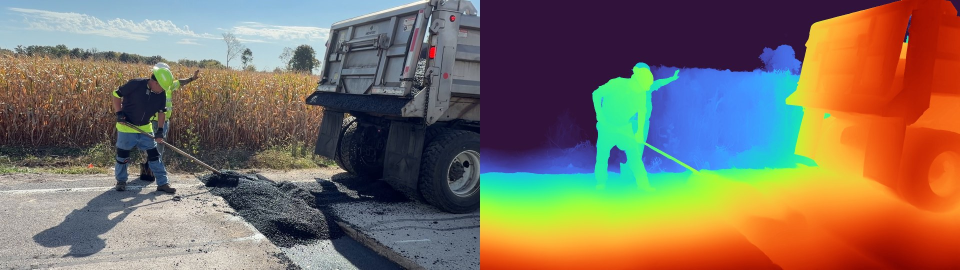
#> input picture docs/results/3142/vis_full_000400.jpg, 1920 x 540 px, given in place of 000000.png, which was not available (shown at 1/2 size)
$ python bm_bins.py
#> lines starting #> are read from the running program, lines starting #| are printed output that depends on the picture; pictures that were not available may be replaced by others from this repository, and a replacement may not be noted
### scripts/spatial/check_rectification.py
#!/usr/bin/env python3
"""Check how well a left/right pair satisfies the rectified-stereo assumptions
that Fast-FoundationStereo relies on, using dense block matching (ZNCC) rather
than sparse keypoints (sparse SIFT is unreliable on repetitive texture).

For every textured PxP patch in the LEFT image we search the RIGHT image over
x in [-DXMAX, +2] (disparity = xL - xR) and y in [-DY, +DY], keep matches with
ZNCC >= --min_ncc, refine to sub-pixel with a parabola, and report:

  * vertical offset  dy = yR - yL     (should be ~0 everywhere)
      - global median / std / fraction within 0.5, 1, 2 px
      - linear fit dy = a*y + b  (a != 0 => vertical scale mismatch between eyes,
                                   b != 0 => constant vertical shift)
      - 3x3 regional medians
  * disparity        d  = xL - xR      (should be >= 0; far content -> 0)
      - fraction of negative disparity, and the "infinity offset" d_inf
        estimated from the 10th percentile of low-texture-far candidates
        (only meaningful if the frame contains truly far content)
  * suggested correction for the RIGHT image:  y' = a*y + b  (affine, vertical
    only) so that horizontal geometry / disparity is untouched.

Usage:
  python scripts/spatial/check_rectification.py L.png R.png [--json out.json] [--plot out.png]
  python scripts/spatial/check_rectification.py --dir work/3143        # uses left/*.png right/*.png
"""
import argparse, glob, json, os, sys
import cv2
import numpy as np


def match_patches(L, R, P=48, step=64, DY=8, DXMAX=96, min_ncc=0.85, min_std=10.0):
    """Return array of rows (xL, yL, disparity, dy, ncc) for textured patches."""
    H, W = L.shape
    rows = []
    for y in range(DY + P, H - DY - P, step):
        for x in range(DXMAX + P, W - P - 2, step):
            t = L[y:y + P, x:x + P]
            if t.std() < min_std:
                continue
            win = R[y - DY:y + P + DY, x - DXMAX:x + P + 2]
            res = cv2.matchTemplate(win, t, cv2.TM_CCOEFF_NORMED)
            _, mx, _, (px, py) = cv2.minMaxLoc(res)
            if mx < min_ncc:
                continue
            # parabolic sub-pixel refinement (skip if on the border of the search window)
            if 0 < px < res.shape[1] - 1:
                a, b, c = res[py, px - 1], res[py, px], res[py, px + 1]
                sx = 0.5 * (a - c) / (a - 2 * b + c) if (a - 2 * b + c) != 0 else 0.0
            else:
                continue
            if 0 < py < res.shape[0] - 1:
                a, b, c = res[py - 1, px], res[py, px], res[py + 1, px]
                sy = 0.5 * (a - c) / (a - 2 * b + c) if (a - 2 * b + c) != 0 else 0.0
            else:
                continue
            d = DXMAX - (px + sx)       # disparity  xL - xR
            dy = (py + sy) - DY         # vertical offset yR - yL
            rows.append((x + P / 2, y + P / 2, d, dy, mx))
    return np.array(rows, dtype=np.float64).reshape(-1, 5)


# [54 lines left out: functions summarize, check_pair, print_summary, not called in this run]


# [24 lines that do not run on import are left out]

### scripts/spatial/dev/bm_bins.py
"""Model disparity vs independent ZNCC block matching, binned by disparity (plan doc §12.3).

Run from the repo root after the 2026-10-14 batch (needs work/<id>_full/{left,right}/*.png and out/disp/*.npy).
The model saw the right eye shifted by -dinf = +1 px, so block matching on the raw pair is compared as d_bm + 1.
"""
import sys
import cv2
import numpy as np

sys.path.insert(0, 'scripts/spatial')
from check_rectification import match_patches  # noqa: E402

rows = []
for v, n in [('3143', 818), ('3144', 1065), ('3145', 931), ('3142', 1869)]:
    for i in range(0, n, 60):
        L = cv2.imread(f'work/{v}_full/left/{i:06d}.png', 0).astype(np.float32)
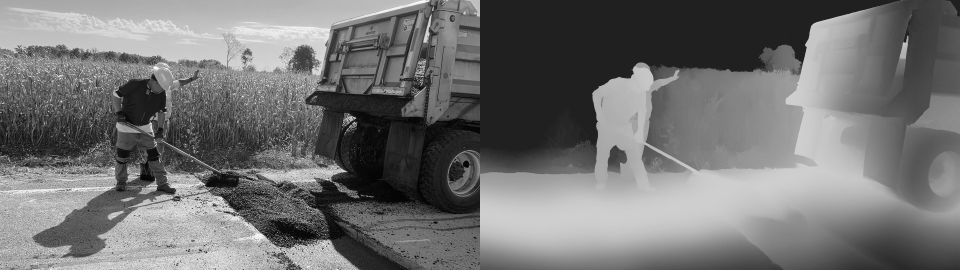
#> L: shape (540, 1920) float32 (shown at 1/2 size); min 0, max 255, mean 113.9
        R = cv2.imread(f'work/{v}_full/right/{i:06d}.png', 0).astype(np.float32)
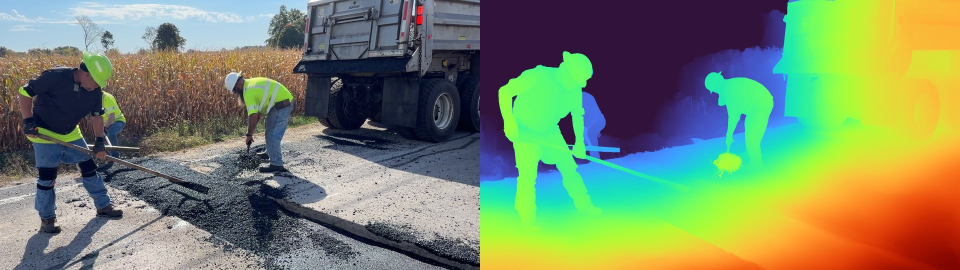
#> input picture docs/results/3142/vis_full_001400.jpg, 1920 x 540 px, given in place of 000000.png, which was not available (shown at 1/2 size)
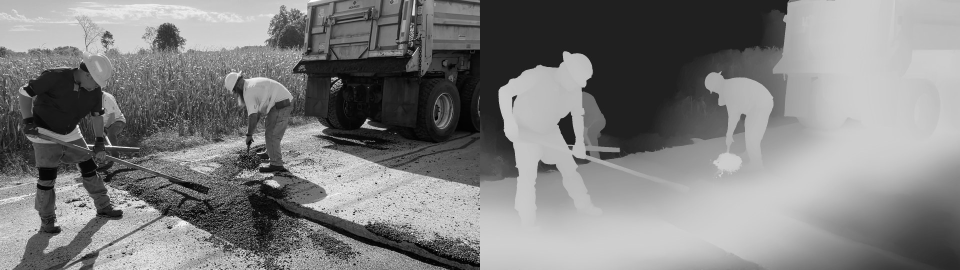
#> R: shape (540, 1920) float32 (shown at 1/2 size); min 0, max 255, mean 126.6
        r = match_patches(L, R, P=32, step=32, DY=6, DXMAX=48, min_ncc=0.9)
#> after the loop in match_patches, `for y in range(DY + P, H - DY - P, step):`:
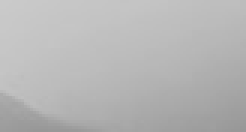
#> win: shape (44, 82) float32 (shown 3 times larger); min 151, max 202, mean 182.3
#> after the loop in match_patches, `for y in range(DY + P, H - DY - P, step):`: rows = [(960, 54, 0.00358, -4.39, 0.956), (1024, 310, 44.33, -4.98, 0.918), (1728, 438, 7.74, 0.214, 0.996), (1760, 438, 36.49, 2.61, 0.995), (992, 502, -0.396, 3.4, 0.967)]
#> r = [[960, 54, 0.00358, -4.39, 0.956], [1024, 310, 44.33, -4.98, 0.918], [1728, 438, 7.74, 0.214, 0.996], [1760, 438, 36.49, 2.61, 0.995], [992, 502, -0.396, 3.4, 0.967]]
#> (the run stopped early here; a loop or call above may not have finished)
